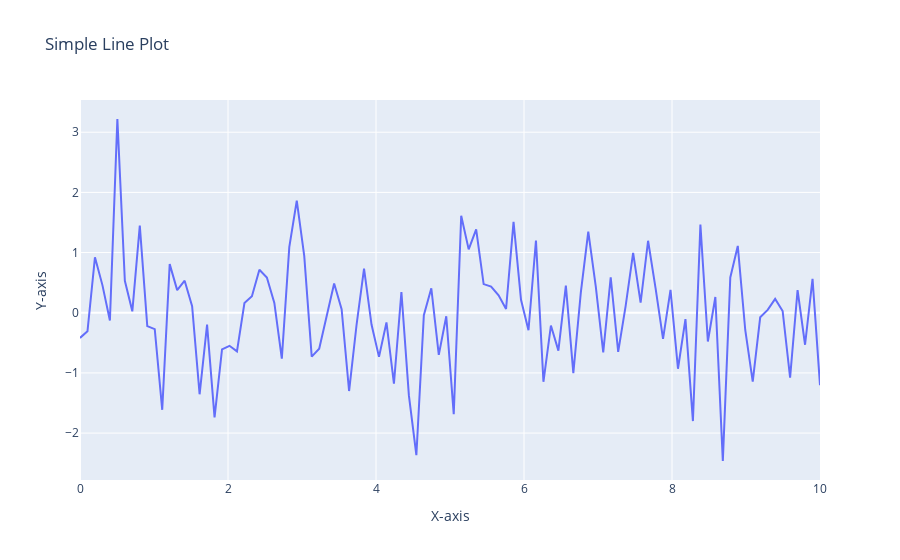

Here is the notebook cell this chart was saved with:
### Code cell
## 20

import numpy as np
import plotly.graph_objects as go

# Generate random data
x = np.linspace(0, 10, 100)
y = np.random.randn(100)

# Create a figure
fig = go.Figure()

# Add a trace
fig.add_trace(go.Scatter(x=x, y=y, mode='lines'))

# Set labels and title
fig.update_layout(title='Simple Line Plot', xaxis_title='X-axis', yaxis_title='Y-axis')

# Show the plot
fig.show()
